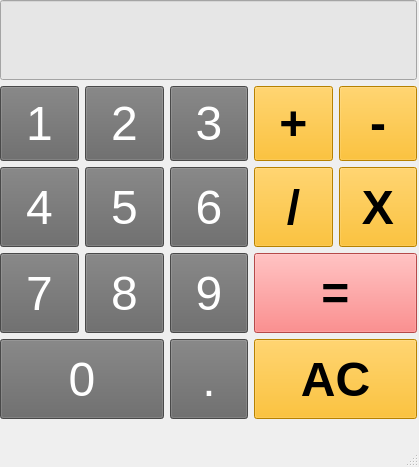
<?xml version="1.0" encoding="UTF-8"?>
<ui version="4.0">
 <class>MainWindow</class>
 <widget class="QMainWindow" name="MainWindow">
  <property name="geometry">
   <rect>
    <x>0</x>
    <y>0</y>
    <width>419</width>
    <height>467</height>
   </rect>
  </property>
  <property name="windowTitle">
   <string>MainWindow</string>
  </property>
  <widget class="QWidget" name="centralwidget">
   <widget class="QWidget" name="layoutWidget">
    <property name="geometry">
     <rect>
      <x>0</x>
      <y>0</y>
      <width>417</width>
      <height>419</height>
     </rect>
    </property>
    <layout class="QGridLayout" name="gridLayout">
     <item row="2" column="2">
      <widget class="QPushButton" name="Button_6">
       <property name="sizePolicy">
        <sizepolicy hsizetype="Minimum" vsizetype="Minimum">
         <horstretch>0</horstretch>
         <verstretch>0</verstretch>
        </sizepolicy>
       </property>
       <property name="font">
        <font>
         <family>.AppleSystemUIFont</family>
         <pointsize>36</pointsize>
         <weight>50</weight>
         <italic>false</italic>
         <bold>false</bold>
        </font>
       </property>
       <property name="mouseTracking">
        <bool>false</bool>
       </property>
       <property name="styleSheet">
        <string notr="true">font: 36pt &quot;.AppleSystemUIFont&quot;;
color: rgb(255, 255, 255);
background-color: rgb(102, 102, 102);</string>
       </property>
       <property name="text">
        <string>6</string>
       </property>
      </widget>
     </item>
     <item row="4" column="0" colspan="2">
      <widget class="QPushButton" name="Button_0">
       <property name="sizePolicy">
        <sizepolicy hsizetype="Minimum" vsizetype="Minimum">
         <horstretch>0</horstretch>
         <verstretch>0</verstretch>
        </sizepolicy>
       </property>
       <property name="font">
        <font>
         <family>.AppleSystemUIFont</family>
         <pointsize>36</pointsize>
         <weight>50</weight>
         <italic>false</italic>
         <bold>false</bold>
        </font>
       </property>
       <property name="mouseTracking">
        <bool>false</bool>
       </property>
       <property name="styleSheet">
        <string notr="true">font: 36pt &quot;.AppleSystemUIFont&quot;;
color: rgb(255, 255, 255);
background-color: rgb(102, 102, 102);</string>
       </property>
       <property name="text">
        <string>0</string>
       </property>
      </widget>
     </item>
     <item row="2" column="4">
      <widget class="QPushButton" name="Button_muti">
       <property name="sizePolicy">
        <sizepolicy hsizetype="Minimum" vsizetype="Minimum">
         <horstretch>0</horstretch>
         <verstretch>0</verstretch>
        </sizepolicy>
       </property>
       <property name="font">
        <font>
         <pointsize>36</pointsize>
         <weight>75</weight>
         <bold>true</bold>
         <underline>false</underline>
         <strikeout>false</strikeout>
         <kerning>true</kerning>
        </font>
       </property>
       <property name="mouseTracking">
        <bool>false</bool>
       </property>
       <property name="styleSheet">
        <string notr="true">background-color: rgb(255, 181, 0);</string>
       </property>
       <property name="text">
        <string>X</string>
       </property>
      </widget>
     </item>
     <item row="3" column="1">
      <widget class="QPushButton" name="Button_8">
       <property name="sizePolicy">
        <sizepolicy hsizetype="Minimum" vsizetype="Minimum">
         <horstretch>0</horstretch>
         <verstretch>0</verstretch>
        </sizepolicy>
       </property>
       <property name="font">
        <font>
         <family>.AppleSystemUIFont</family>
         <pointsize>36</pointsize>
         <weight>50</weight>
         <italic>false</italic>
         <bold>false</bold>
        </font>
       </property>
       <property name="mouseTracking">
        <bool>false</bool>
       </property>
       <property name="styleSheet">
        <string notr="true">font: 36pt &quot;.AppleSystemUIFont&quot;;
color: rgb(255, 255, 255);
background-color: rgb(102, 102, 102);</string>
       </property>
       <property name="text">
        <string>8</string>
       </property>
      </widget>
     </item>
     <item row="3" column="3" colspan="2">
      <widget class="QPushButton" name="Button_total">
       <property name="sizePolicy">
        <sizepolicy hsizetype="Minimum" vsizetype="Minimum">
         <horstretch>0</horstretch>
         <verstretch>0</verstretch>
        </sizepolicy>
       </property>
       <property name="minimumSize">
        <size>
         <width>0</width>
         <height>0</height>
        </size>
       </property>
       <property name="font">
        <font>
         <pointsize>36</pointsize>
         <weight>75</weight>
         <bold>true</bold>
         <underline>false</underline>
         <strikeout>false</strikeout>
         <kerning>true</kerning>
        </font>
       </property>
       <property name="mouseTracking">
        <bool>false</bool>
       </property>
       <property name="styleSheet">
        <string notr="true">background-color: rgb(253, 102, 102);</string>
       </property>
       <property name="text">
        <string>=</string>
       </property>
      </widget>
     </item>
     <item row="3" column="2">
      <widget class="QPushButton" name="Button_9">
       <property name="sizePolicy">
        <sizepolicy hsizetype="Minimum" vsizetype="Minimum">
         <horstretch>0</horstretch>
         <verstretch>0</verstretch>
        </sizepolicy>
       </property>
       <property name="font">
        <font>
         <family>.AppleSystemUIFont</family>
         <pointsize>36</pointsize>
         <weight>50</weight>
         <italic>false</italic>
         <bold>false</bold>
        </font>
       </property>
       <property name="mouseTracking">
        <bool>false</bool>
       </property>
       <property name="styleSheet">
        <string notr="true">font: 36pt &quot;.AppleSystemUIFont&quot;;
color: rgb(255, 255, 255);
background-color: rgb(102, 102, 102);</string>
       </property>
       <property name="text">
        <string>9</string>
       </property>
      </widget>
     </item>
     <item row="4" column="3" colspan="2">
      <widget class="QPushButton" name="Button_C">
       <property name="sizePolicy">
        <sizepolicy hsizetype="Minimum" vsizetype="Minimum">
         <horstretch>0</horstretch>
         <verstretch>0</verstretch>
        </sizepolicy>
       </property>
       <property name="font">
        <font>
         <pointsize>36</pointsize>
         <weight>75</weight>
         <bold>true</bold>
         <underline>false</underline>
         <strikeout>false</strikeout>
         <kerning>true</kerning>
        </font>
       </property>
       <property name="mouseTracking">
        <bool>false</bool>
       </property>
       <property name="styleSheet">
        <string notr="true">background-color: rgb(255, 181, 0);</string>
       </property>
       <property name="text">
        <string>AC</string>
       </property>
      </widget>
     </item>
     <item row="3" column="0">
      <widget class="QPushButton" name="Button_7">
       <property name="sizePolicy">
        <sizepolicy hsizetype="Minimum" vsizetype="Minimum">
         <horstretch>0</horstretch>
         <verstretch>0</verstretch>
        </sizepolicy>
       </property>
       <property name="font">
        <font>
         <family>.AppleSystemUIFont</family>
         <pointsize>36</pointsize>
         <weight>50</weight>
         <italic>false</italic>
         <bold>false</bold>
        </font>
       </property>
       <property name="mouseTracking">
        <bool>false</bool>
       </property>
       <property name="styleSheet">
        <string notr="true">font: 36pt &quot;.AppleSystemUIFont&quot;;
color: rgb(255, 255, 255);
background-color: rgb(102, 102, 102);</string>
       </property>
       <property name="text">
        <string>7</string>
       </property>
      </widget>
     </item>
     <item row="2" column="3">
      <widget class="QPushButton" name="Button_div">
       <property name="sizePolicy">
        <sizepolicy hsizetype="Minimum" vsizetype="Minimum">
         <horstretch>0</horstretch>
         <verstretch>0</verstretch>
        </sizepolicy>
       </property>
       <property name="font">
        <font>
         <pointsize>36</pointsize>
         <weight>75</weight>
         <bold>true</bold>
         <underline>false</underline>
         <strikeout>false</strikeout>
         <kerning>true</kerning>
        </font>
       </property>
       <property name="mouseTracking">
        <bool>false</bool>
       </property>
       <property name="styleSheet">
        <string notr="true">background-color: rgb(255, 181, 0);</string>
       </property>
       <property name="text">
        <string>/</string>
       </property>
      </widget>
     </item>
     <item row="4" column="2">
      <widget class="QPushButton" name="Button_doc">
       <property name="sizePolicy">
        <sizepolicy hsizetype="Minimum" vsizetype="Minimum">
         <horstretch>0</horstretch>
         <verstretch>0</verstretch>
        </sizepolicy>
       </property>
       <property name="font">
        <font>
         <family>.AppleSystemUIFont</family>
         <pointsize>36</pointsize>
         <weight>50</weight>
         <italic>false</italic>
         <bold>false</bold>
        </font>
       </property>
       <property name="mouseTracking">
        <bool>false</bool>
       </property>
       <property name="styleSheet">
        <string notr="true">font: 36pt &quot;.AppleSystemUIFont&quot;;
color: rgb(255, 255, 255);
background-color: rgb(102, 102, 102);</string>
       </property>
       <property name="text">
        <string>.</string>
       </property>
      </widget>
     </item>
     <item row="2" column="0">
      <widget class="QPushButton" name="Button_4">
       <property name="sizePolicy">
        <sizepolicy hsizetype="Minimum" vsizetype="Minimum">
         <horstretch>0</horstretch>
         <verstretch>0</verstretch>
        </sizepolicy>
       </property>
       <property name="font">
        <font>
         <family>.AppleSystemUIFont</family>
         <pointsize>36</pointsize>
         <weight>50</weight>
         <italic>false</italic>
         <bold>false</bold>
        </font>
       </property>
       <property name="mouseTracking">
        <bool>false</bool>
       </property>
       <property name="styleSheet">
        <string notr="true">font: 36pt &quot;.AppleSystemUIFont&quot;;
color: rgb(255, 255, 255);
background-color: rgb(102, 102, 102);</string>
       </property>
       <property name="text">
        <string>4</string>
       </property>
      </widget>
     </item>
     <item row="2" column="1">
      <widget class="QPushButton" name="Button_5">
       <property name="sizePolicy">
        <sizepolicy hsizetype="Minimum" vsizetype="Minimum">
         <horstretch>0</horstretch>
         <verstretch>0</verstretch>
        </sizepolicy>
       </property>
       <property name="font">
        <font>
         <family>.AppleSystemUIFont</family>
         <pointsize>36</pointsize>
         <weight>50</weight>
         <italic>false</italic>
         <bold>false</bold>
        </font>
       </property>
       <property name="mouseTracking">
        <bool>false</bool>
       </property>
       <property name="styleSheet">
        <string notr="true">font: 36pt &quot;.AppleSystemUIFont&quot;;
color: rgb(255, 255, 255);
background-color: rgb(102, 102, 102);</string>
       </property>
       <property name="text">
        <string>5</string>
       </property>
      </widget>
     </item>
     <item row="0" column="0" colspan="5">
      <widget class="QLineEdit" name="lineEdit">
       <property name="sizePolicy">
        <sizepolicy hsizetype="Minimum" vsizetype="Minimum">
         <horstretch>0</horstretch>
         <verstretch>0</verstretch>
        </sizepolicy>
       </property>
       <property name="minimumSize">
        <size>
         <width>366</width>
         <height>0</height>
        </size>
       </property>
       <property name="styleSheet">
        <string notr="true">background-color: rgb(230, 230, 230);
font: 18pt &quot;.AppleSystemUIFont&quot;;</string>
       </property>
      </widget>
     </item>
     <item row="1" column="3">
      <widget class="QPushButton" name="Button_plus">
       <property name="sizePolicy">
        <sizepolicy hsizetype="Minimum" vsizetype="Minimum">
         <horstretch>0</horstretch>
         <verstretch>0</verstretch>
        </sizepolicy>
       </property>
       <property name="font">
        <font>
         <pointsize>36</pointsize>
         <weight>75</weight>
         <bold>true</bold>
         <underline>false</underline>
         <strikeout>false</strikeout>
         <kerning>true</kerning>
        </font>
       </property>
       <property name="mouseTracking">
        <bool>false</bool>
       </property>
       <property name="styleSheet">
        <string notr="true">background-color: rgb(255, 181, 0);</string>
       </property>
       <property name="text">
        <string>+</string>
       </property>
      </widget>
     </item>
     <item row="1" column="0">
      <widget class="QPushButton" name="Button_1">
       <property name="enabled">
        <bool>true</bool>
       </property>
       <property name="sizePolicy">
        <sizepolicy hsizetype="Fixed" vsizetype="Fixed">
         <horstretch>75</horstretch>
         <verstretch>75</verstretch>
        </sizepolicy>
       </property>
       <property name="minimumSize">
        <size>
         <width>75</width>
         <height>75</height>
        </size>
       </property>
       <property name="font">
        <font>
         <family>.AppleSystemUIFont</family>
         <pointsize>36</pointsize>
         <weight>50</weight>
         <italic>false</italic>
         <bold>false</bold>
        </font>
       </property>
       <property name="mouseTracking">
        <bool>false</bool>
       </property>
       <property name="styleSheet">
        <string notr="true">font: 36pt &quot;.AppleSystemUIFont&quot;;
color: rgb(255, 255, 255);
background-color: rgb(102, 102, 102);</string>
       </property>
       <property name="text">
        <string>1</string>
       </property>
      </widget>
     </item>
     <item row="1" column="2">
      <widget class="QPushButton" name="Button_3">
       <property name="sizePolicy">
        <sizepolicy hsizetype="Minimum" vsizetype="Minimum">
         <horstretch>0</horstretch>
         <verstretch>0</verstretch>
        </sizepolicy>
       </property>
       <property name="font">
        <font>
         <family>.AppleSystemUIFont</family>
         <pointsize>36</pointsize>
         <weight>50</weight>
         <italic>false</italic>
         <bold>false</bold>
        </font>
       </property>
       <property name="mouseTracking">
        <bool>false</bool>
       </property>
       <property name="styleSheet">
        <string notr="true">font: 36pt &quot;.AppleSystemUIFont&quot;;
color: rgb(255, 255, 255);
background-color: rgb(102, 102, 102);</string>
       </property>
       <property name="text">
        <string>3</string>
       </property>
      </widget>
     </item>
     <item row="1" column="1">
      <widget class="QPushButton" name="Button_2">
       <property name="sizePolicy">
        <sizepolicy hsizetype="Minimum" vsizetype="Minimum">
         <horstretch>0</horstretch>
         <verstretch>0</verstretch>
        </sizepolicy>
       </property>
       <property name="font">
        <font>
         <family>.AppleSystemUIFont</family>
         <pointsize>36</pointsize>
         <weight>50</weight>
         <italic>false</italic>
         <bold>false</bold>
        </font>
       </property>
       <property name="mouseTracking">
        <bool>false</bool>
       </property>
       <property name="styleSheet">
        <string notr="true">font: 36pt &quot;.AppleSystemUIFont&quot;;
color: rgb(255, 255, 255);
background-color: rgb(102, 102, 102);</string>
       </property>
       <property name="text">
        <string>2</string>
       </property>
      </widget>
     </item>
     <item row="1" column="4">
      <widget class="QPushButton" name="Button_minus">
       <property name="sizePolicy">
        <sizepolicy hsizetype="Minimum" vsizetype="Minimum">
         <horstretch>0</horstretch>
         <verstretch>0</verstretch>
        </sizepolicy>
       </property>
       <property name="font">
        <font>
         <pointsize>36</pointsize>
         <weight>75</weight>
         <bold>true</bold>
         <underline>false</underline>
         <strikeout>false</strikeout>
         <kerning>true</kerning>
        </font>
       </property>
       <property name="mouseTracking">
        <bool>false</bool>
       </property>
       <property name="styleSheet">
        <string notr="true">background-color: rgb(255, 181, 0);</string>
       </property>
       <property name="text">
        <string>-</string>
       </property>
      </widget>
     </item>
    </layout>
   </widget>
  </widget>
  <widget class="QMenuBar" name="menubar">
   <property name="geometry">
    <rect>
     <x>0</x>
     <y>0</y>
     <width>419</width>
     <height>24</height>
    </rect>
   </property>
  </widget>
  <widget class="QStatusBar" name="statusbar"/>
 </widget>
 <resources/>
 <connections/>
</ui>
